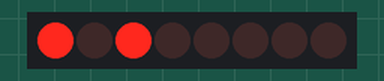
A sketch run on a simulated Arduino Uno, built with avr-gcc and run on an emulated ATmega328P. Shown: 8 shift-register outputs drawn as a row of LEDs (first output left, lit = HIGH). Wiring (inferred from the names in the program): shift register (74HC595): data pin 4; shift clock pin 6; latch pin 5. Wiring (inferred from the signals the program sends): row of LEDs: on Q0, Q1, Q2, Q3, Q4, Q5, Q6, Q7.

Above: at 0.2 s.
At 1.7 s:
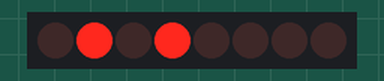
Timing chart, 0 to 3.0 s (numbered marks = the images above):
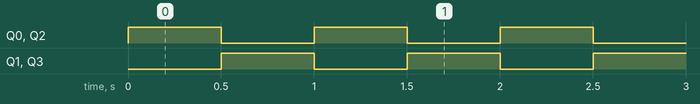

The sketch:

shift_test.ino
```cpp
#define SER 4
#define RCLK 5
#define SRCLK 6

void setup() {
    // put your setup code here, to run once:
    pinMode(SER, OUTPUT);
    pinMode(RCLK, OUTPUT);
    pinMode(SRCLK, OUTPUT);
}

void loop() {
    shiftOut(SER, SRCLK, MSBFIRST, 0x5);
    digitalWrite(RCLK, LOW);
    digitalWrite(RCLK, HIGH);
    digitalWrite(RCLK, LOW);
    delay(500);

    shiftOut(SER, SRCLK, MSBFIRST, 0xA);
    digitalWrite(RCLK, LOW);
    digitalWrite(RCLK, HIGH);
    digitalWrite(RCLK, LOW);
    delay(500);
}
```

Measured:
- by itself, Q0–3: alternates HIGH for 0.50 s and LOW for 0.50 s
